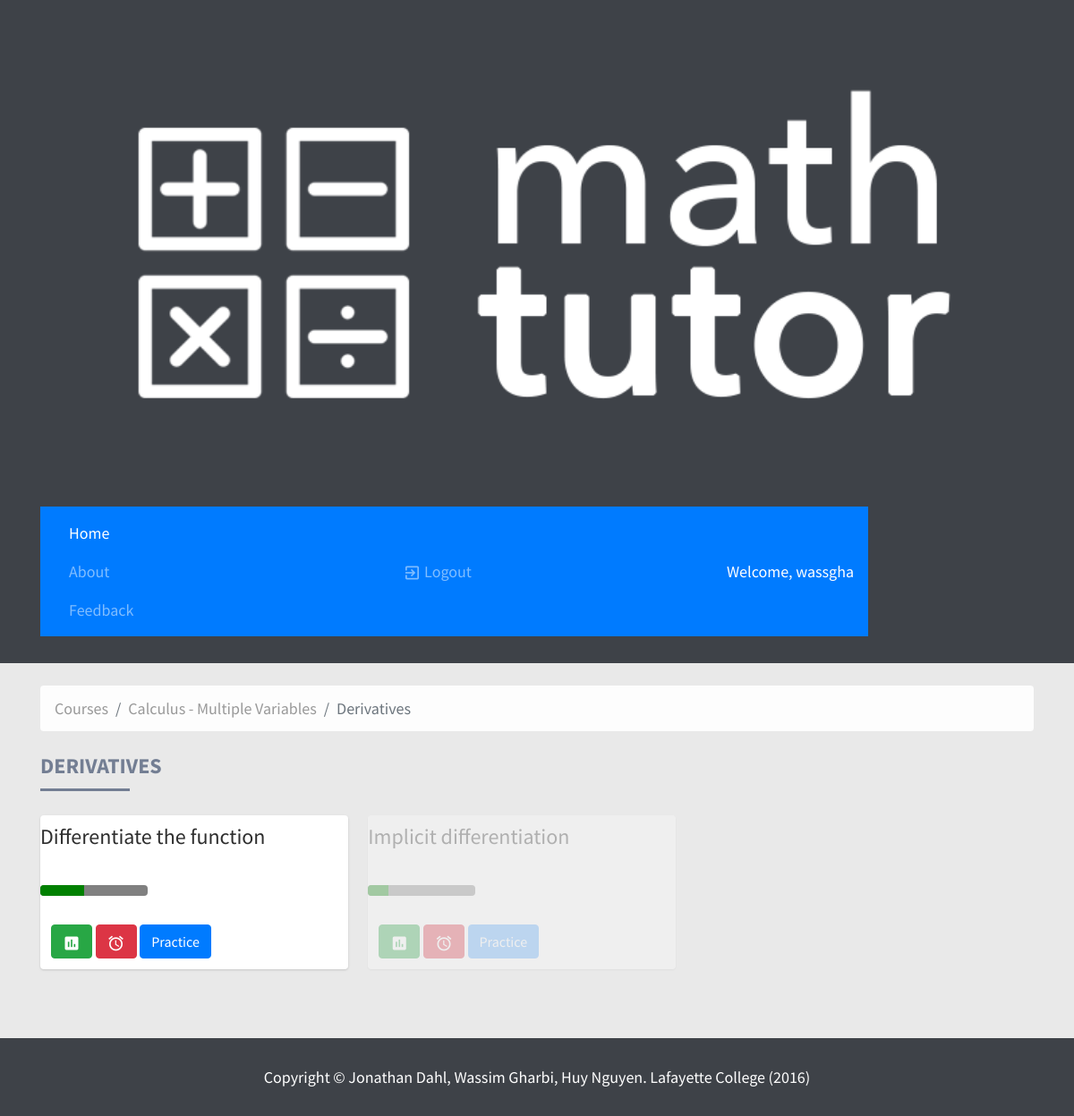
The page /course/2/topic/2 (signed in) on the database its author committed.
### main/models.py (models this page shows, shortened)
class Course(models.Model):
	course_name = models.CharField(max_length=200)
	course_desc = models.CharField(max_length=200)
	course_color = models.CharField(max_length=200)
	course_active = models.BooleanField(default = False)

class Topic(models.Model):
	topic_name = models.CharField(max_length=200)
	course = models.ForeignKey(Course, on_delete=models.CASCADE)

class Exercise(models.Model):
	exercise_name = models.CharField(max_length=200)
	exercise_active = models.BooleanField(default = False)
	file_name = models.CharField(max_length=200)
	topic = models.ForeignKey(Topic, on_delete=models.CASCADE)

### main/views.py (the view)
# urls.py: url(r'^course/(?P<course_id>[0-9])/topic/(?P<topic_id>[0-9])$', views.topic, name='topic'),
@login_required
def topic(request, course_id, topic_id):
    course = get_object_or_404(Course, pk=course_id)
    topic = get_object_or_404(Topic, pk=topic_id)
    return render(request, 'topic.html', {
        'progressRange': range(0, 100),
        'course': course,
        'topic': topic,
    })

### main/templates/topic.html
{% extends "header.html" %}
{% block content %}
  {% load staticfiles %}
  <ol class="breadcrumb">
    <li class="breadcrumb-item"><a href="/">Courses</a></li>
    <li class="breadcrumb-item"><a href="/course/{{ course.id }}">{{ course.course_name }}</a></li>
    <li class="breadcrumb-item active">{{ topic.topic_name }}</li>
  </ol>
  <h3>{{ topic.topic_name }}</h3>
  <hr>
  <br>
  {% if topic.exercise_set.all %}
  <div class="exercises">
    {% for exercise in topic.exercise_set.all %}
        <div class="exercise card {% if not exercise.exercise_active %}inactive{% endif %}">
          <div class="card-block">
            <h4 class="card-title">{{ exercise.exercise_name }}</h4>
            <p class="card-text">
              <br>
              {% with progressRange|random as progress %}
              <progress class="progress progress-success" value="{{progress}}" max="100"></progress>
              {% endwith %}
            </p>
          </div>
          <div class="card-footer text-xs-right">
            <button type="button" class="btn btn-success"><i class="material-icons">assessment</i></button>
            <button type="button" class="btn btn-danger"><i class="material-icons">alarm</i></button>
            <a href="/course/{{ course.id }}/topic/{{ topic.id }}/exercise/{{ exercise.id }}"><button type="button" class="btn btn-primary {% if not exercise.exercise_active %}disabled{% endif %}">Practice</button></a>
          </div>
        </div>
    {% endfor %}
  </div>
  {% endif %}
{% endblock %}

### main/templates/header.html (shortened to what this page needs)
<!DOCTYPE html>
<html>
<head>
  {% load staticfiles %}
  <link rel="stylesheet" href="https://maxcdn.bootstrapcdn.com/bootstrap/4.0.0-alpha.5/css/bootstrap.min.css">
  <link rel="stylesheet" href="{% static 'css/style.css' %}" type = "text/css"/>
  <link href="{% static 'css/mathquill.css' %}" rel="stylesheet">
</head>
<body class="body">
  <div class="header {% if request.path == '/' %}home{% endif %}">
    <div class="container">
      <a href="{% url 'index' %}" >
      <img src="{% if request.path == '/' %}{% static 'img/logo-blue.png' %}{% else %}{% static 'img/logo.png' %}{% endif %}" class="d-inline-block align-top col-md-2" alt="">
      </a>
      <nav class="navbar navbar-dark bg-primary col-md-10">
        <ul class="nav navbar-nav">
          <li class="nav-item active">
            <a class="nav-link" href="{% url 'index' %}">Home <span class="sr-only">(current)</span></a>
          </li>
          <li class="nav-item">
            <a class="nav-link" href="#">About</a>
          </li>
          <li class="nav-item desktop">
            <a class="nav-link" href="#">Feedback</a>
          </li>
        </ul>
        {% if user.is_authenticated %}
          <ul class="nav navbar-nav float-xs-right">
            <li class="nav-item">
              <a class="nav-link" href="{% url 'auth_logout' %}"><i class="material-icons">exit_to_app</i> Logout</a>
            </li>
          </ul>
          <span class="navbar-text float-xs-right">
          Welcome, {{ user.username }}
          </span>
        {% else %}
          <ul class="nav navbar-nav float-xs-right">
              <li class="nav-item">
                <a class="nav-link" href="{% url 'auth_login' %}"><i class="material-icons">supervisor_account</i> Login</a>
              </li>
          </ul>
        {% endif %}
      </nav>
    </div>
  </div>
  <div class="container">
   {% block content %}
   {% endblock %}
  </div>
  <div class="footer">
    <div class="container">
    Copyright &copy; Jonathan Dahl, Wassim Gharbi, Huy Nguyen. Lafayette College (2016)
    </div>
  </div>
</body>
</html>

### main/static/css/style.css (style rules this page uses)
body { background-color: #e9e9e9; font-family: 'Source Sans Pro', 'Helvetica Neue', 'Segoe UI', Helvetica, Arial, sans-serif; font-size: 18px; overflow-x: hidden; color: #3e4248; -webkit-font-smoothing: antialiased; -moz-osx-font-smoothing: grayscale; }
* { outline: 0 !important; }
p { font-size: 18px; line-height: 1.5; color: #8a8e91; }
a { color:#999; text-decoration: none; }
.breadcrumb { background: #fdfdfd !important; margin-bottom: 25px; }
.navbar { margin-top:10px; }
.navbar-nav .nav-item { margin-left: 1rem !important; }
.navbar-text { color: white !important; }
h1, h2, h3, h4, h5, h6 { font-family: 'Source Sans Pro', 'Helvetica Neue', 'Segoe UI', Helvetica, Arial, sans-serif; position: relative; margin: 10px 0; }
h3 { font-size: 24px !important; text-transform: uppercase; color: #737e93; display: block; font-weight: 700; }
hr { border: none; border-bottom: 3px solid #737e93; width: 100px; margin: 0px; }
h4 { font-size: 24px; color: gray; }
.material-icons { vertical-align: bottom; font-size: 20px !important; }
.header { background: #3e4248; margin-bottom: 25px; padding: 30px; }
.header img { max-width:100%; }
.footer { background: #3e4248; text-align: center; color: white; margin-top:55px; padding: 30px; }
.card-footer { border: none; padding: .75rem .75rem !important; background: none !important; }
.question.card, .topic.card, .exercise.card { border: none; box-shadow: 0 1px 3px rgba(0,0,0,0.10), 0 1px 2px rgba(0,0,0,0.05); transition: all 0.3s cubic-bezier(.25,.8,.25,1); }
.card.inactive { opacity: 0.3; }
.exercise h4.card-title, .topic h4.card-title { color: #2e2e2e; }
.progress { height: 20px; margin-bottom: 20px; overflow: hidden; background-color: #f5f5f5; border-radius: 4px; -webkit-box-shadow: inset 0 1px 2px rgba(0,0,0,0.1); box-shadow: inset 0 1px 2px rgba(0,0,0,0.1); }
.progress { background-image: -webkit-gradient(linear,left 0,left 100%,from(#ebebeb),to(#f5f5f5)); background-image: -webkit-linear-gradient(top,#ebebeb 0,#f5f5f5 100%); background-image: -moz-linear-gradient(top,#ebebeb 0,#f5f5f5 100%); background-image: linear-gradient(to bottom,#ebebeb 0,#f5f5f5 100%); background-repeat: repeat-x; filter: progid:DXImageTransform.Microsoft.gradient(startColorstr='#ffebebeb',endColorstr='#fff5f5f5',GradientType=0); }
.progress { height: 12px; background-color: #ebeef1; background-image: none; box-shadow: none; }
.navbar .navbar-nav { display: inline-block; float: none; vertical-align: top; }
.navbar .material-icons { vertical-align: sub !important; }
.desktop { display: none; }
@media screen and (min-width: 760px) { .desktop { display: block; } }
@media screen and (min-width: 760px) { .topic.card, .exercise.card { width: 31%; margin-right: 2%; margin-bottom: 2%; } }
@media screen and (min-width: 760px) { .topics, .exercises { display: flex; flex-wrap: wrap; justify-content: flex-start; } }

### rows shown on the page
Course: course_name "Calculus - Multiple Variables"
Topic: topic_name "Derivatives", topic_name "DERIVATIVES"
Exercise: exercise_name "Differentiate the function", {{ progress }} 41 (drawn)
Exercise: exercise_name "Implicit differentiation", {{ progress }} 19 (drawn)

### other values the page prints
{{ user.username }} "wassgha"
